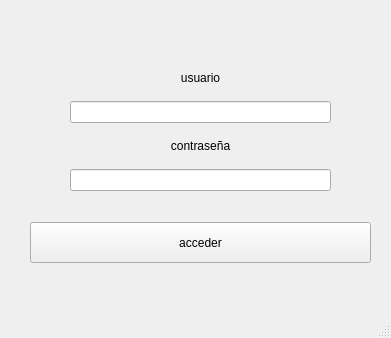
<?xml version="1.0" encoding="UTF-8"?>
<ui version="4.0">
 <class>MainWindow</class>
 <widget class="QMainWindow" name="MainWindow">
  <property name="geometry">
   <rect>
    <x>0</x>
    <y>0</y>
    <width>391</width>
    <height>338</height>
   </rect>
  </property>
  <property name="windowTitle">
   <string>MainWindow</string>
  </property>
  <widget class="QWidget" name="centralwidget">
   <widget class="QWidget" name="verticalLayoutWidget">
    <property name="geometry">
     <rect>
      <x>70</x>
      <y>60</y>
      <width>261</width>
      <height>131</height>
     </rect>
    </property>
    <layout class="QVBoxLayout" name="verticalLayout">
     <item>
      <widget class="QLabel" name="labelusuario">
       <property name="text">
        <string>usuario</string>
       </property>
       <property name="alignment">
        <set>Qt::AlignCenter</set>
       </property>
      </widget>
     </item>
     <item>
      <widget class="QLineEdit" name="inputUsuario"/>
     </item>
     <item>
      <widget class="QLabel" name="labelContrasena">
       <property name="text">
        <string>contraseña</string>
       </property>
       <property name="alignment">
        <set>Qt::AlignCenter</set>
       </property>
      </widget>
     </item>
     <item>
      <widget class="QLineEdit" name="inputContrasena"/>
     </item>
    </layout>
   </widget>
   <widget class="QPushButton" name="acceder">
    <property name="geometry">
     <rect>
      <x>30</x>
      <y>222</y>
      <width>341</width>
      <height>41</height>
     </rect>
    </property>
    <property name="text">
     <string>acceder</string>
    </property>
   </widget>
  </widget>
  <widget class="QStatusBar" name="statusbar"/>
 </widget>
 <resources/>
 <connections/>
</ui>
